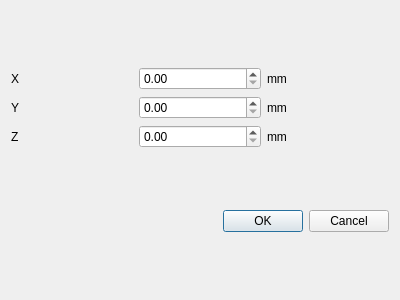
<?xml version="1.0" encoding="UTF-8"?>
<ui version="4.0">
 <class>Dialog</class>
 <widget class="QDialog" name="Dialog">
  <property name="geometry">
   <rect>
    <x>0</x>
    <y>0</y>
    <width>400</width>
    <height>300</height>
   </rect>
  </property>
  <property name="windowTitle">
   <string>Define probe position 1</string>
  </property>
  <layout class="QVBoxLayout" name="verticalLayout">
   <item>
    <layout class="QGridLayout" name="gridLayout">
     <item row="2" column="1">
      <widget class="QDoubleSpinBox" name="z_pos_DSpinBox"/>
     </item>
     <item row="0" column="0">
      <widget class="QLabel" name="label">
       <property name="text">
        <string>X</string>
       </property>
      </widget>
     </item>
     <item row="2" column="0">
      <widget class="QLabel" name="label_3">
       <property name="text">
        <string>Z</string>
       </property>
      </widget>
     </item>
     <item row="0" column="1">
      <widget class="QDoubleSpinBox" name="x_pos_DSpinBox"/>
     </item>
     <item row="1" column="0">
      <widget class="QLabel" name="label_2">
       <property name="text">
        <string>Y</string>
       </property>
      </widget>
     </item>
     <item row="1" column="1">
      <widget class="QDoubleSpinBox" name="y_pos_DSpinBox"/>
     </item>
     <item row="0" column="2">
      <widget class="QLabel" name="label_4">
       <property name="text">
        <string>mm</string>
       </property>
      </widget>
     </item>
     <item row="1" column="2">
      <widget class="QLabel" name="label_5">
       <property name="text">
        <string>mm</string>
       </property>
      </widget>
     </item>
     <item row="2" column="2">
      <widget class="QLabel" name="label_6">
       <property name="text">
        <string>mm</string>
       </property>
      </widget>
     </item>
    </layout>
   </item>
   <item>
    <widget class="QDialogButtonBox" name="buttonBox">
     <property name="orientation">
      <enum>Qt::Horizontal</enum>
     </property>
     <property name="standardButtons">
      <set>QDialogButtonBox::Cancel|QDialogButtonBox::Ok</set>
     </property>
    </widget>
   </item>
  </layout>
 </widget>
 <resources/>
 <connections>
  <connection>
   <sender>buttonBox</sender>
   <signal>accepted()</signal>
   <receiver>Dialog</receiver>
   <slot>accept()</slot>
   <hints>
    <hint type="sourcelabel">
     <x>248</x>
     <y>254</y>
    </hint>
    <hint type="destinationlabel">
     <x>157</x>
     <y>274</y>
    </hint>
   </hints>
  </connection>
  <connection>
   <sender>buttonBox</sender>
   <signal>rejected()</signal>
   <receiver>Dialog</receiver>
   <slot>reject()</slot>
   <hints>
    <hint type="sourcelabel">
     <x>316</x>
     <y>260</y>
    </hint>
    <hint type="destinationlabel">
     <x>286</x>
     <y>274</y>
    </hint>
   </hints>
  </connection>
 </connections>
</ui>
